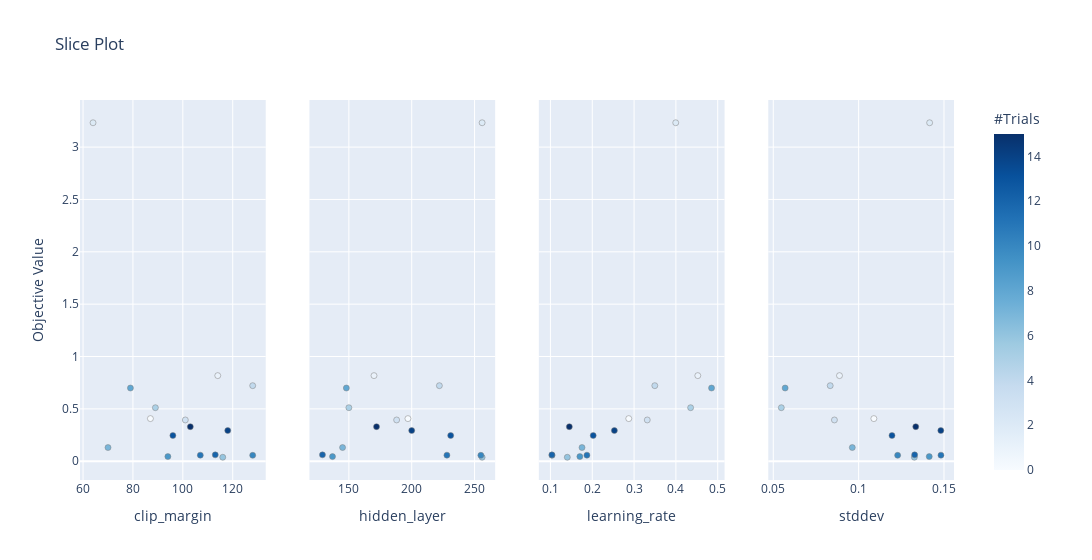

Here is the notebook cell this chart was saved with:
### Code cell
optuna.visualization.plot_slice(study_2)

### Figure 1 — Plotly figure (JSON) as saved in the notebook; plotly's stock layout.template omitted (floating-point values rounded to 4 significant figures)
{"data": [{"marker": {"color": [0, 1, 2, 3, 4, 5, 6, 7, 8, 9, 10, 11, 12, 13, 14, 15], "colorbar": {"title": {"text": "#Trials"}, "x": 1, "xpad": 40}, "colorscale": [[0, "rgb(247,251,255)"], [0.125, "rgb(222,235,247)"], [0.25, "rgb(198,219,239)"], [0.375, "rgb(158,202,225)"], [0.5, "rgb(107,174,214)"], [0.625, "rgb(66,146,198)"], [0.75, "rgb(33,113,181)"], [0.875, "rgb(8,81,156)"], [1, "rgb(8,48,107)"]], "line": {"color": "Grey", "width": 0.5}, "showscale": true}, "mode": "markers", "showlegend": false, "type": "scatter", "x": [87, 114, 64, 101, 128, 89, 116, 70, 79, 94, 128, 107, 113, 96, 118, 103], "xaxis": "x", "y": [0.407, 0.8177, 3.233, 0.3941, 0.7216, 0.5112, 0.03789, 0.1306, 0.699, 0.04419, 0.0563, 0.05776, 0.06068, 0.2455, 0.2928, 0.3299], "yaxis": "y"}, {"marker": {"color": [0, 1, 2, 3, 4, 5, 6, 7, 8, 9, 10, 11, 12, 13, 14, 15], "colorbar": {"title": {"text": "#Trials"}, "x": 1, "xpad": 40}, "colorscale": [[0, "rgb(247,251,255)"], [0.125, "rgb(222,235,247)"], [0.25, "rgb(198,219,239)"], [0.375, "rgb(158,202,225)"], [0.5, "rgb(107,174,214)"], [0.625, "rgb(66,146,198)"], [0.75, "rgb(33,113,181)"], [0.875, "rgb(8,81,156)"], [1, "rgb(8,48,107)"]], "line": {"color": "Grey", "width": 0.5}, "showscale": false}, "mode": "markers", "showlegend": false, "type": "scatter", "x": [197, 170, 256, 188, 222, 150, 256, 145, 148, 137, 255, 228, 129, 231, 200, 172], "xaxis": "x2", "y": [0.407, 0.8177, 3.233, 0.3941, 0.7216, 0.5112, 0.03789, 0.1306, 0.699, 0.04419, 0.0563, 0.05776, 0.06068, 0.2455, 0.2928, 0.3299], "yaxis": "y2"}, {"marker": {"color": [0, 1, 2, 3, 4, 5, 6, 7, 8, 9, 10, 11, 12, 13, 14, 15], "colorbar": {"title": {"text": "#Trials"}, "x": 1, "xpad": 40}, "colorscale": [[0, "rgb(247,251,255)"], [0.125, "rgb(222,235,247)"], [0.25, "rgb(198,219,239)"], [0.375, "rgb(158,202,225)"], [0.5, "rgb(107,174,214)"], [0.625, "rgb(66,146,198)"], [0.75, "rgb(33,113,181)"], [0.875, "rgb(8,81,156)"], [1, "rgb(8,48,107)"]], "line": {"color": "Grey", "width": 0.5}, "showscale": false}, "mode": "markers", "showlegend": false, "type": "scatter", "x": [0.2873, 0.4524, 0.3996, 0.3315, 0.3496, 0.4352, 0.1404, 0.1755, 0.4853, 0.1703, 0.1038, 0.1872, 0.1035, 0.2022, 0.2529, 0.1452], "xaxis": "x3", "y": [0.407, 0.8177, 3.233, 0.3941, 0.7216, 0.5112, 0.03789, 0.1306, 0.699, 0.04419, 0.0563, 0.05776, 0.06068, 0.2455, 0.2928, 0.3299], "yaxis": "y3"}, {"marker": {"color": [0, 1, 2, 3, 4, 5, 6, 7, 8, 9, 10, 11, 12, 13, 14, 15], "colorbar": {"title": {"text": "#Trials"}, "x": 1, "xpad": 40}, "colorscale": [[0, "rgb(247,251,255)"], [0.125, "rgb(222,235,247)"], [0.25, "rgb(198,219,239)"], [0.375, "rgb(158,202,225)"], [0.5, "rgb(107,174,214)"], [0.625, "rgb(66,146,198)"], [0.75, "rgb(33,113,181)"], [0.875, "rgb(8,81,156)"], [1, "rgb(8,48,107)"]], "line": {"color": "Grey", "width": 0.5}, "showscale": false}, "mode": "markers", "showlegend": false, "type": "scatter", "x": [0.1089, 0.08879, 0.1416, 0.08583, 0.08335, 0.05472, 0.1326, 0.09628, 0.05697, 0.1414, 0.1228, 0.1482, 0.1328, 0.1195, 0.1481, 0.1335], "xaxis": "x4", "y": [0.407, 0.8177, 3.233, 0.3941, 0.7216, 0.5112, 0.03789, 0.1306, 0.699, 0.04419, 0.0563, 0.05776, 0.06068, 0.2455, 0.2928, 0.3299], "yaxis": "y4"}], "layout": {"title": {"text": "Slice Plot"}, "width": 1200, "xaxis": {"anchor": "y", "domain": [0, 0.2125], "title": {"text": "clip_margin"}}, "xaxis2": {"anchor": "y2", "domain": [0.2625, 0.475], "title": {"text": "hidden_layer"}}, "xaxis3": {"anchor": "y3", "domain": [0.525, 0.7375], "title": {"text": "learning_rate"}}, "xaxis4": {"anchor": "y4", "domain": [0.7875, 1], "title": {"text": "stddev"}}, "yaxis": {"anchor": "x", "domain": [0, 1], "title": {"text": "Objective Value"}}, "yaxis2": {"anchor": "x2", "domain": [0, 1], "matches": "y", "showticklabels": false}, "yaxis3": {"anchor": "x3", "domain": [0, 1], "matches": "y", "showticklabels": false}, "yaxis4": {"anchor": "x4", "domain": [0, 1], "matches": "y", "showticklabels": false}}}
